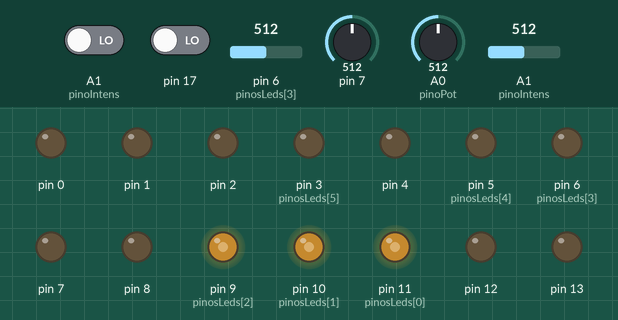
Recording of a sketch running on a simulated Arduino Uno, built with avr-gcc and run on an emulated ATmega328P. Shown: output pins drawn as LEDs (lit = HIGH). Dashed ring = blinking. Inputs (shaded band) come from the test bench; at power-on: A0 (pinoPot) = 512, A1 (pinoIntens) = 512, pin 6 (pinosLeds[3]) = 512, pin 7 = 512, A1 (pinoIntens) LOW, pin 17 LOW.

Above: at 1.2 s.
1.3 s: A0 (pinoPot) set to 1009
At 2.3 s:
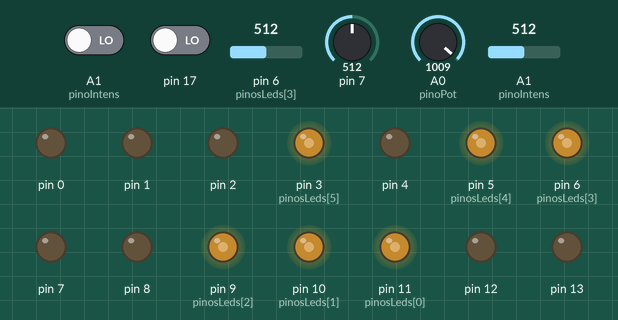
2.8 s: A0 (pinoPot) set to 1023
At 3.15 s:
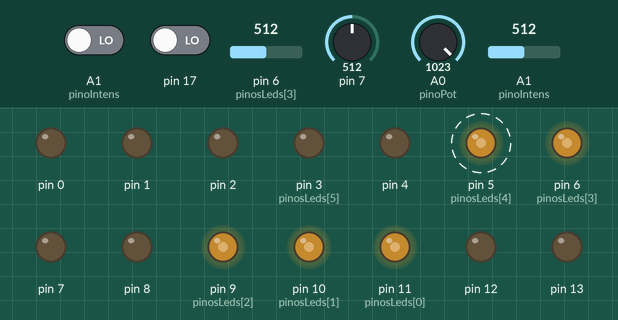
5.8 s: A1 (pinoIntens) set to 6
At 6.0 s:
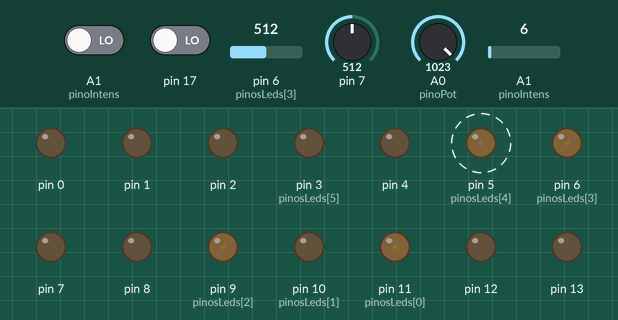
8.8 s: A1 (pinoIntens) set to 4
At 10.9 s:
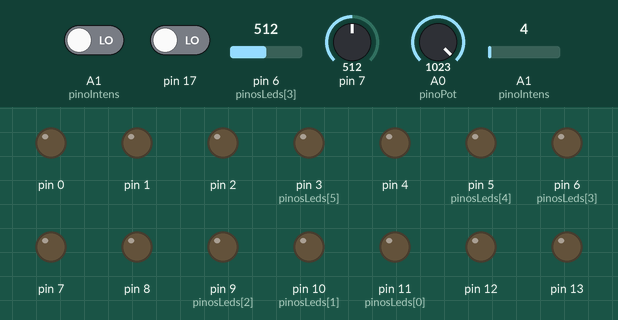
11.4 s: A1 (pinoIntens) set to 716
At 11.7 s:
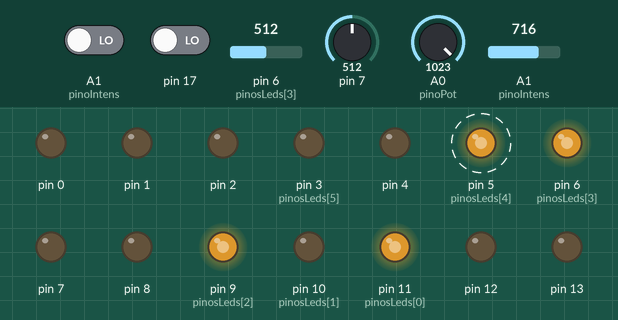
14.4 s: A0 (pinoPot) set to 900
At 15.3 s:
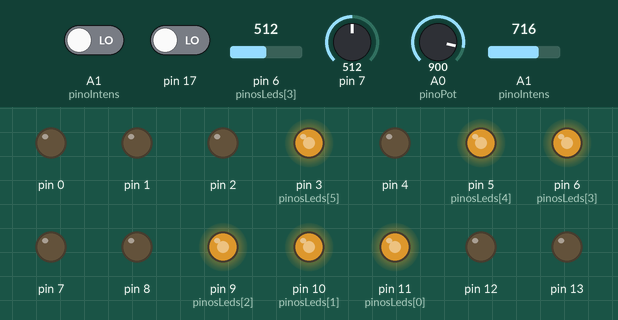
Timing chart, 0 to 16.9 s (numbered marks = the images above; inputs shaded):
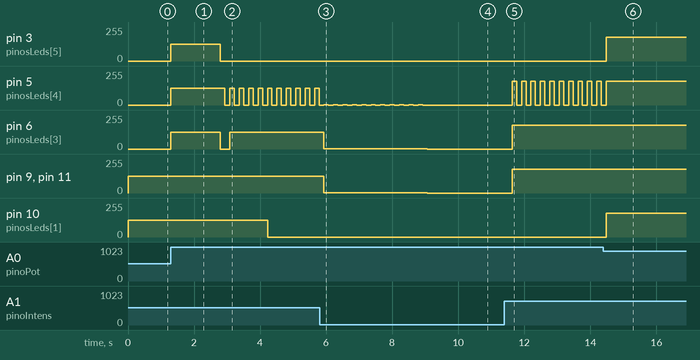

Measured:
- the behaviour switches between 1022 and 1023 on A0 (pinoPot) (found by bisection; images 1 and 2)
- the behaviour switches between 5 and 4 on A1 (pinoIntens) (found by bisection; images 3 and 4)
- after the input at 1.3 s, pin 3 (pinosLeds[5]), pin 5 (pinosLeds[4]), pin 6 (pinosLeds[3]): 0/255 → 127/255 at once
- after the input at 2.8 s, pin 3 (pinosLeds[5]): 127/255 → 0/255 at once; pin 5 (pinosLeds[4]): alternates 127/255 for 0.14 s and 0/255 for 0.15 s, starting after 0.14 s; pin 6 (pinosLeds[3]): 127/255 → 0/255 at once, → 127/255 0.28 s later; pin 10 (pinosLeds[1]): 127/255 → 0/255 after 1.4 s
- after the input at 5.8 s, pin 6 (pinosLeds[3]), pin 9 (pinosLeds[2]), pin 11 (pinosLeds[0]): 127/255 → 1/255 after 0.13 s
- after the input at 8.8 s, pin 5 (pinosLeds[4]): goes on until 8.9 s, then stays 0/255; pin 6 (pinosLeds[3]), pin 9 (pinosLeds[2]), pin 11 (pinosLeds[0]): 1/255 → 0/255 after 0.27 s
- after the input at 11.4 s, pin 5 (pinosLeds[4]): alternates 178/255 for 0.14 s and 0/255 for 0.15 s, starting after 0.23 s; pin 6 (pinosLeds[3]), pin 9 (pinosLeds[2]), pin 11 (pinosLeds[0]): 0/255 → 178/255 after 0.23 s
- after the input at 14.4 s, pin 3 (pinosLeds[5]), pin 10 (pinosLeds[1]): 0/255 → 178/255 after 0.08 s; pin 5 (pinosLeds[4]): goes on until 14.5 s, then stays 178/255

The sketch:

variandoQntdeIntensidDeLeds.ino
```cpp
#define pinoPot A0
#define pinoIntens A1

int pinosLeds[] = {11,10,9,6,5,3}; //usando as portas PWM
int leituraPot;
int leituraDaIntens;
int valorCorrespNaFaixaDeNumDeLeds;
int valorCorrespDaIntens;


void setup(){
	pinMode(pinoPot, INPUT);
  	pinMode(pinoIntens, INPUT);

    for(int p=0;p<6;p++){
  		pinMode(pinosLeds[p], OUTPUT);
    }
}

void acendendo(int ledLimite, int intensidade)
{
  int cont;

  for(cont=0;cont<ledLimite;cont++){
    analogWrite(pinosLeds[cont], intensidade);
  }
  for(cont=ledLimite;cont<6;cont++){
  	analogWrite(pinosLeds[cont], LOW);
  }
}

void loop()
{
  leituraPot = analogRead(pinoPot);
  leituraDaIntens = analogRead(pinoIntens);

  valorCorrespNaFaixaDeNumDeLeds = map(leituraPot,0,1023,0,7);
  valorCorrespDaIntens = map(leituraDaIntens,0,1023,0,255);


  acendendo(valorCorrespNaFaixaDeNumDeLeds, valorCorrespDaIntens);
}
```
